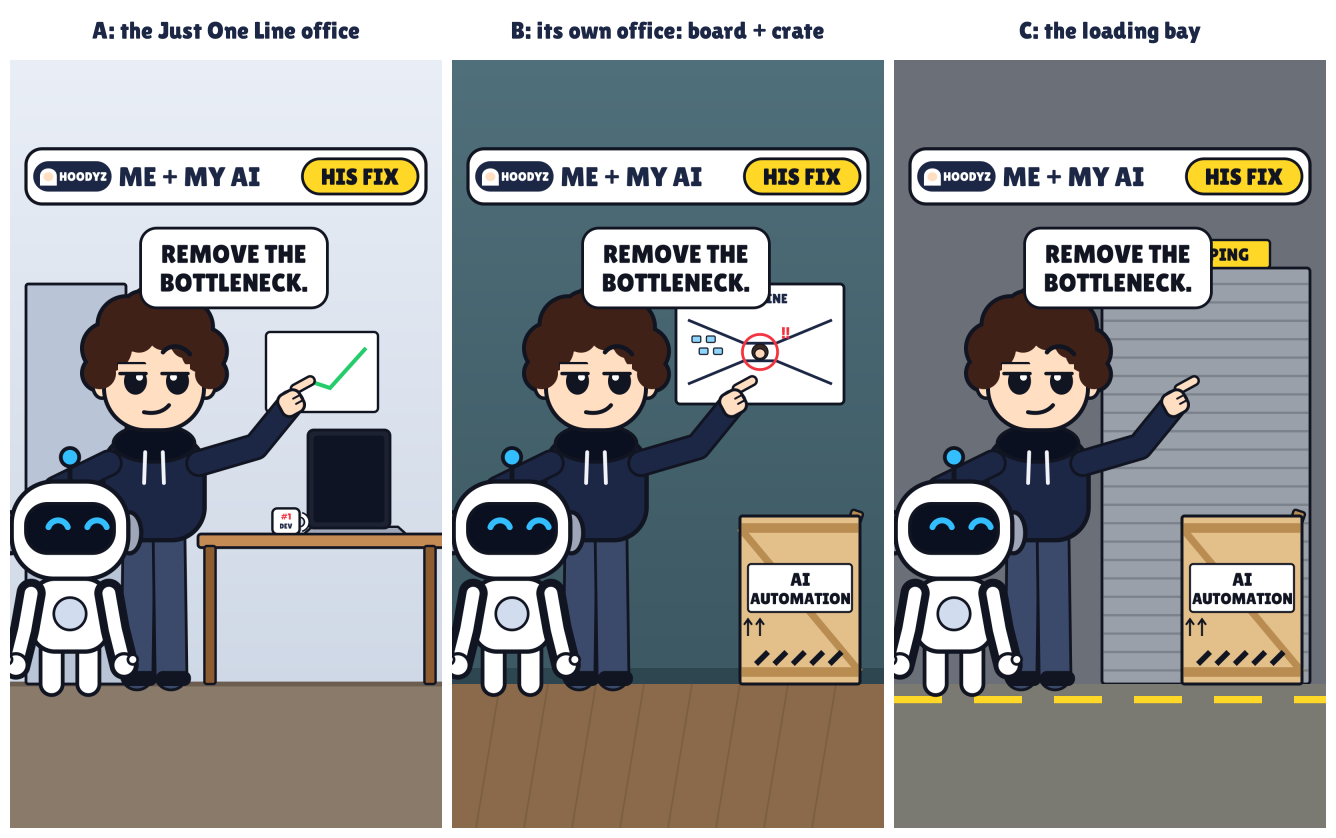

Recreate this plot in Python.
"""Remove the Bottleneck: background study. Three sets, the same frame 0 on each (Hoody points at the board,
MY AI beside him), so the backgrounds compare like for like. -> set_mock.png"""
import os, sys, math, cairo
HERE = os.path.dirname(os.path.abspath(__file__)); sys.path.insert(0, HERE)
import office as P
from office import K, A, INK, WHITE, NAVY, YEL, RED, GREY, GREEN, rr, fs, ell, limb, txt, hx, lerp, W, H, FLOOR, HS, AS
WOOD = hx('c9955b'); PLY = hx('e3c08a'); PLY_D = hx('b98d52')

def crate(c, x, gy, w=330, h=430, lid=1.0, label=True):
    """The plant: a plywood shipping crate, open, lid up; 'AI AUTOMATION', arrows up, hazard stripes."""
    x0, y0 = x - w / 2, gy - h
    c.save(); c.translate(x0 + w, y0); c.rotate(-1.25 * lid); rr(c, -w - 10, -24, w + 20, 30, 6); fs(c, PLY_D, 6); c.restore()   # the lid, hinged at the back right
    rr(c, x0, y0, w, h, 6); fs(c, PLY, 7)
    for yy in (y0 + 30, gy - 30): c.rectangle(x0, yy - 12, w, 24); c.set_source_rgb(*PLY_D); c.fill()
    c.move_to(x0, y0 + 30); c.line_to(x0 + w, gy - 30); c.set_source_rgb(*PLY_D); c.set_line_width(18); c.stroke()
    rr(c, x0, y0, w, h, 6); c.set_source_rgb(*INK); c.set_line_width(7); c.stroke()
    if label:
        rr(c, x - 130, y0 + 120, 260, 120, 8); fs(c, WHITE, 5)
        txt(c, 'AI', x, y0 + 158, 46, INK, lw=0); txt(c, 'AUTOMATION', x, y0 + 206, 40, INK, lw=0)
        for i in range(5): c.move_to(x - 110 + i * 46, gy - 50); c.line_to(x - 80 + i * 46, gy - 80); c.set_source_rgb(*INK); c.set_line_width(14); c.stroke()
        for dx in (-30, 0): c.move_to(x0 + 50 + dx, y0 + 300); c.line_to(x0 + 50 + dx, y0 + 260); c.move_to(x0 + 40 + dx, y0 + 272); c.line_to(x0 + 50 + dx, y0 + 258); c.line_to(x0 + 60 + dx, y0 + 272)
        c.set_source_rgb(*INK); c.set_line_width(5); c.stroke()

def board_bottleneck(c, x, y, w=420, h=300):
    """The planted diagram: TASKS pour in wide, squeeze through one narrow neck - a little Hoody, circled red - and out."""
    rr(c, x, y, w, h, 10); fs(c, WHITE, 7)
    txt(c, 'PIPELINE', x + w / 2, y + 36, 34, NAVY, lw=0)
    cx, cy = x + w / 2, y + 170
    c.move_to(x + 30, cy - 80); c.line_to(cx - 40, cy - 22); c.line_to(cx + 40, cy - 22); c.line_to(x + w - 30, cy - 80)
    c.move_to(x + 30, cy + 80); c.line_to(cx - 40, cy + 22); c.line_to(cx + 40, cy + 22); c.line_to(x + w - 30, cy + 80)
    c.set_source_rgb(*NAVY); c.set_line_width(7); c.stroke()
    for i in range(4): rr(c, x + 40 + i * 18, cy - 40 + (i % 2) * 30, 22, 16, 3); fs(c, hx('8fd6ff'), 3)
    ell(c, cx, cy, 20, 20); fs(c, hx('3a2a22'), 3); ell(c, cx, cy + 4, 13, 12); fs(c, hx('ffd9b8'), 3)   # tiny Hoody, stuck in the neck
    ell(c, cx, cy, 44, 44); c.set_source_rgb(*RED); c.set_line_width(7); c.stroke()
    txt(c, '!!', cx + 64, cy - 48, 40, RED, lw=0)

def office_v1(c):                                                      # A: Just One Line's office as it is
    P.room(c); P.desk(c); P.laptop(c); c.save(); c.translate(690, P.DESK_Y); P.mug(c, 0, 0, 1.0); c.restore()
def office_v2(c):                                                      # B: its own office: a darker wall, the board, the crate
    c.rectangle(0, 0, W, FLOOR); g = cairo.LinearGradient(0, 0, 0, FLOOR); g.add_color_stop_rgb(0, *hx('4f6f7a')); g.add_color_stop_rgb(1, *hx('3c5862')); c.set_source(g); c.fill()
    c.rectangle(0, FLOOR, W, H - FLOOR); c.set_source_rgb(*hx('8a6a4a')); c.fill()
    for i in range(0, W, 120): c.move_to(i, FLOOR); c.line_to(i - 60, H); c.set_source_rgba(0, 0, 0, .12); c.set_line_width(4); c.stroke()
    c.rectangle(0, FLOOR - 40, W, 40); c.set_source_rgb(*hx('2e4650')); c.fill()                     # skirting
    board_bottleneck(c, 560, 560)
    crate(c, 870, FLOOR, 300, 420)
def dock(c):                                                           # C: a loading bay: roller door, SHIPPING, pallets
    c.rectangle(0, 0, W, FLOOR); c.set_source_rgb(*hx('6b6f78')); c.fill()
    rr(c, 520, 520, 520, 1040, 8); fs(c, hx('9aa0aa'), 7)
    for y in range(560, 1560, 46): c.move_to(524, y); c.line_to(1036, y); c.set_source_rgb(*hx('7d838c')); c.set_line_width(6); c.stroke()
    rr(c, 640, 450, 300, 70, 8); fs(c, YEL, 6); txt(c, 'SHIPPING', 790, 486, 44, INK, lw=0)
    c.rectangle(0, FLOOR, W, H - FLOOR); c.set_source_rgb(*hx('7a7a72')); c.fill()
    for i in range(6): c.rectangle(i * 200, FLOOR + 30, 120, 18); c.set_source_rgb(*YEL); c.fill()
    crate(c, 870, FLOOR, 300, 420)

def frame0(c, bg, name):
    bg(c)
    x, gy = 360, FLOOR
    shL, shR, head = P.hoody_standing(c, x, gy, 'smug', side=1)
    P.hoody_arm(c, shR, (shR[0] + 230, shR[1] - 150), HS, pref=P.DOWN, hand='point', ang=-.5)
    P.hoody_arm(c, shL, (shL[0] - 40, shL[1] + 170), HS, pref=P.LEFT, hand='grip')
    ax = 150; A.myai(c, ax, FLOOR, AS, eye='happy', look=(14, -10))
    P.bubble(c, ['REMOVE THE', 'BOTTLENECK.'], 64, (head[0] + 60, head[1] - 200), 560, 520)
    P.topbar(c)

if __name__ == '__main__':
    sets = [(office_v1, 'A: the Just One Line office'), (office_v2, 'B: its own office: board + crate'), (dock, 'C: the loading bay')]
    sw, sh = 432, 768
    out = cairo.ImageSurface(cairo.FORMAT_RGB24, sw * 3 + 40, sh + 70); c = cairo.Context(out); c.set_source_rgb(1, 1, 1); c.paint()
    for i, (bg, name) in enumerate(sets):
        S = cairo.ImageSurface(cairo.FORMAT_ARGB32, W, H); frame0(cairo.Context(S), bg, name)
        c.save(); c.translate(10 + i * (sw + 10), 60); c.scale(.4, .4); c.set_source_surface(S); c.paint(); c.restore()
        txt(c, name, 10 + i * (sw + 10) + sw / 2, 30, 24, NAVY, lw=0)
    out.write_to_png(os.path.join(HERE, 'set_mock.png')); print('ok')
